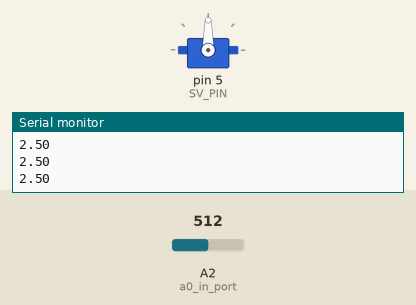
The sketch below on a simulated Arduino Uno, built with avr-gcc and run on an emulated ATmega328P. On the bench: servo, the last lines printed to the serial monitor. The test bench sets the inputs (shaded band); at power-on: A2 (a0_in_port) = 512.

Above: at 1.2 s.
1.3 s: A2 (a0_in_port) set to 802
2.8 s: A2 (a0_in_port) set to 830
At 3.82 s:
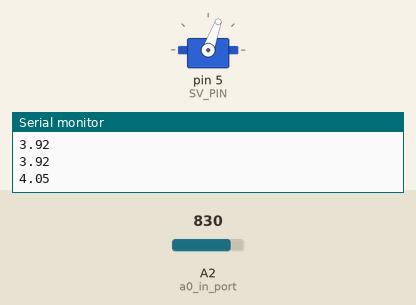
5.8 s: A2 (a0_in_port) set to 716
At 6.7 s:
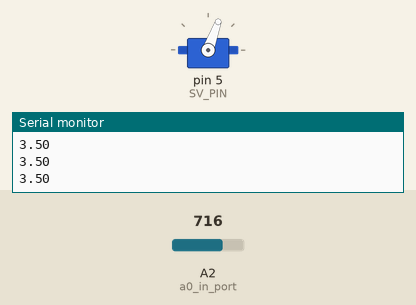
7.5 s: A2 (a0_in_port) set to 900
At 7.66 s:
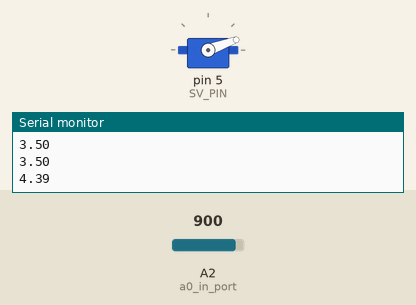
Timing chart, 0 to 11.5 s (numbered marks = the images above; inputs shaded):
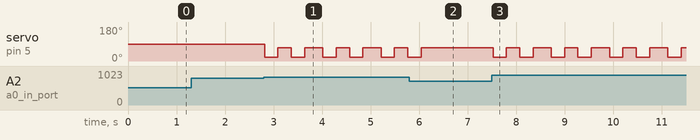

The sketch:

sound_servo.ino
```cpp
#include <Servo.h>      // Servoライブラリの読み込み
#include <MsTimer2.h>

Servo myservo;          // Servoオブジェクトの宣言
const int SV_PIN = 5;   // サーボモーターをデジタルピン5に
int delay_c = 275;

// ポート指定用変数設定
int a0_in_port = A2;    // センサ デジタル情報入力

// 受信データ用変数設定
int a0_data;    // analogデータ用
// 電圧値変換用変数
float v_data;

void setup() {
  // put your setup code here, to run once:
  // シリアルモニタ通信速度設定
  myservo.attach(SV_PIN);  // サーボの割当
  delay_c = 275;
  Serial.begin(9600);
}

void loop() {
  // put your main code here, to run repeatedly:
  // 音センサからの情報取得
  a0_data = analogRead(a0_in_port);   // アナログデータ

  // 受信データをシリアルモニタへ出力
  // 電圧表現に変換計算
  v_data = (float)a0_data / 1024.0f * 5.0f;

  // シリアルモニタへ出力
  //  Serial.println( a0_data );
  Serial.println( v_data );

  if (v_data > 4.0){
    for (int i=0;i<=1;i++) {
      myservo.write(20);
      delay(delay_c);
      myservo.write(70);
      delay(delay_c);
    }
  }

  delay(100);
}
```

Measured:
- the behaviour switches between 819 and 820 on A2 (a0_in_port) (found by bisection; images 0 and 1)
- after the input at 2.8 s, servo on pin 5 (SV_PIN): 90° → 20° at once, then repeats every 1.2 s: 70° 0.28 s, 20° 0.28 s, 70° 0.38 s, 20° 0.28 s
- after the input at 5.8 s, servo on pin 5 (SV_PIN): goes on until 6.0 s, then stays 70°
- after the input at 7.5 s, servo on pin 5 (SV_PIN): 70° → 20° at once, then repeats every 1.2 s: 70° 0.28 s, 20° 0.28 s, 70° 0.38 s, 20° 0.28 s
